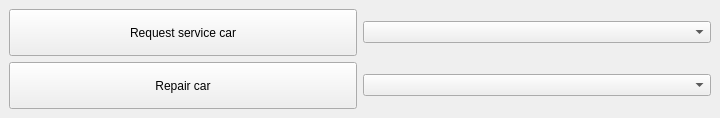
<?xml version="1.0" encoding="UTF-8"?>
<ui version="4.0">
 <class>EventWindow</class>
 <widget class="QMainWindow" name="EventWindow">
  <property name="geometry">
   <rect>
    <x>0</x>
    <y>0</y>
    <width>720</width>
    <height>118</height>
   </rect>
  </property>
  <property name="sizePolicy">
   <sizepolicy hsizetype="Ignored" vsizetype="Ignored">
    <horstretch>0</horstretch>
    <verstretch>0</verstretch>
   </sizepolicy>
  </property>
  <property name="minimumSize">
   <size>
    <width>720</width>
    <height>118</height>
   </size>
  </property>
  <property name="maximumSize">
   <size>
    <width>720</width>
    <height>118</height>
   </size>
  </property>
  <property name="windowTitle">
   <string>Events</string>
  </property>
  <widget class="QWidget" name="centralwidget">
   <property name="sizePolicy">
    <sizepolicy hsizetype="Expanding" vsizetype="Expanding">
     <horstretch>0</horstretch>
     <verstretch>0</verstretch>
    </sizepolicy>
   </property>
   <layout class="QGridLayout" name="gridLayout">
    <item row="1" column="1">
     <widget class="QComboBox" name="repairCarIdBox"/>
    </item>
    <item row="1" column="0">
     <widget class="QPushButton" name="repairPushButton">
      <property name="sizePolicy">
       <sizepolicy hsizetype="Minimum" vsizetype="Expanding">
        <horstretch>0</horstretch>
        <verstretch>0</verstretch>
       </sizepolicy>
      </property>
      <property name="text">
       <string>Repair car</string>
      </property>
     </widget>
    </item>
    <item row="0" column="0">
     <widget class="QPushButton" name="requestPushButton">
      <property name="sizePolicy">
       <sizepolicy hsizetype="Minimum" vsizetype="Expanding">
        <horstretch>0</horstretch>
        <verstretch>0</verstretch>
       </sizepolicy>
      </property>
      <property name="text">
       <string>Request service car</string>
      </property>
     </widget>
    </item>
    <item row="0" column="1">
     <widget class="QComboBox" name="serviceCarIdBox"/>
    </item>
   </layout>
  </widget>
 </widget>
 <resources/>
 <connections/>
</ui>
